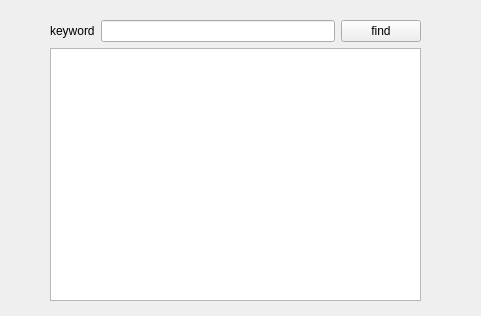
<?xml version="1.0" encoding="UTF-8"?>
<ui version="4.0">
 <class>TextFinder</class>
 <widget class="QWidget" name="TextFinder">
  <property name="geometry">
   <rect>
    <x>0</x>
    <y>0</y>
    <width>481</width>
    <height>316</height>
   </rect>
  </property>
  <property name="windowTitle">
   <string>TextFinder</string>
  </property>
  <widget class="QWidget" name="">
   <property name="geometry">
    <rect>
     <x>50</x>
     <y>20</y>
     <width>371</width>
     <height>281</height>
    </rect>
   </property>
   <layout class="QVBoxLayout" name="verticalLayout">
    <item>
     <layout class="QHBoxLayout" name="horizontalLayout">
      <item>
       <widget class="QLabel" name="label">
        <property name="text">
         <string>keyword</string>
        </property>
       </widget>
      </item>
      <item>
       <widget class="QLineEdit" name="lineEdit"/>
      </item>
      <item>
       <widget class="QPushButton" name="findButton">
        <property name="text">
         <string>find</string>
        </property>
       </widget>
      </item>
     </layout>
    </item>
    <item>
     <widget class="QTextEdit" name="textEdit"/>
    </item>
   </layout>
  </widget>
 </widget>
 <resources/>
 <connections/>
</ui>
